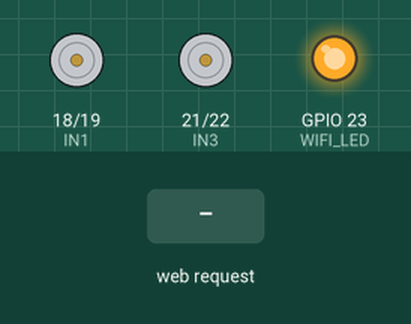
This sketch was run on a simulated ESP32. Shown: motor-driver pin pairs drawn as motors (green arrow = first pin HIGH = forward, orange = second pin HIGH = backward, longer = more drive), output pins drawn as LEDs (lit = HIGH). Inputs (shaded band) come from the test bench. WiFi joins after 1.5 s; servers stay silent unless stated; what the sketch prints to the serial monitor is not drawn.

Above: at 3.2 s.
3.3 s: HTTP request GET /control?action=forward received
At 3.9 s:
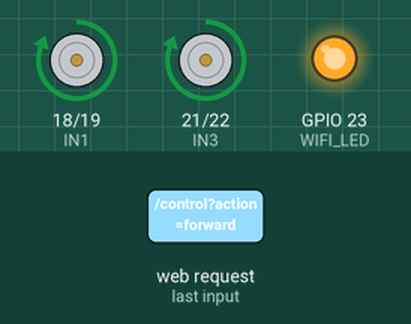
4.8 s: HTTP request GET /control?action=backward received
At 6.0 s:
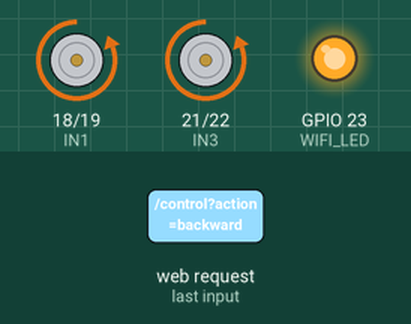
6.3 s: HTTP request GET /control?action=left received
At 7.3 s:
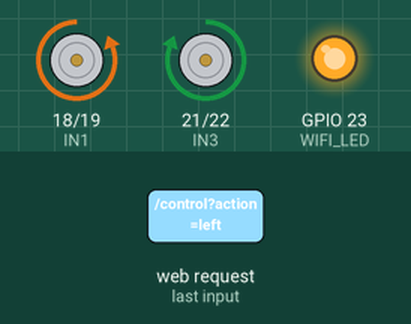
7.8 s: HTTP request GET /control?action=right received
At 8.5 s:
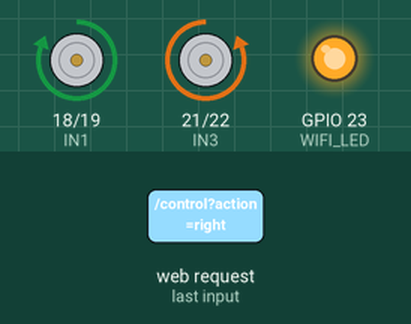
9.3 s: HTTP request GET /control?action=1 received
At 9.6 s:
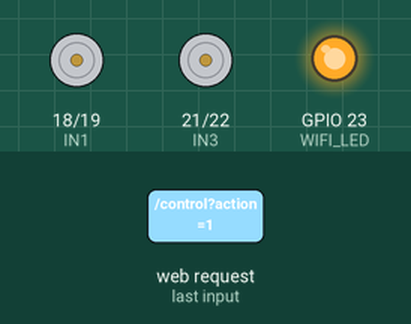
Timing chart, 0 to 11.8 s (numbered marks = the images above; inputs shaded):
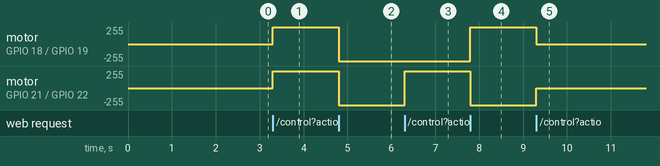

The sketch:

rc_car.ino
```cpp
#include <WiFi.h>
#include <WebServer.h>

#define WIFI_LED 23

// Motors
#define IN1 18
#define IN2 19
#define IN3 21
#define IN4 22

WebServer server(80);
const char* ssid = ""; // enter your ssid of network
const char* password = ""; // enter your password

void controlMotors(const String& action) {
  if (action == "forward") {
    digitalWrite(IN1, HIGH);
    digitalWrite(IN2, LOW);
    digitalWrite(IN3, HIGH);
    digitalWrite(IN4, LOW);
  } else if (action == "backward") {
    digitalWrite(IN1, LOW);
    digitalWrite(IN2, HIGH);
    digitalWrite(IN3, LOW);
    digitalWrite(IN4, HIGH);
  } else if (action == "left") {
    digitalWrite(IN1, LOW);
    digitalWrite(IN2, HIGH);
    digitalWrite(IN3, HIGH);
    digitalWrite(IN4, LOW);
  } else if (action == "right") {
    digitalWrite(IN1, HIGH);
    digitalWrite(IN2, LOW);
    digitalWrite(IN3, LOW);
    digitalWrite(IN4, HIGH);
  } else {
    digitalWrite(IN1, LOW);
    digitalWrite(IN2, LOW);
    digitalWrite(IN3, LOW);
    digitalWrite(IN4, LOW);
  }
}

void handleRoot() {
  server.send(200, "text/html", R"rawliteral(
<!DOCTYPE html>
<html>
<head>
  <title>ESP32 Car Control</title>
  <style>
    body { font-family: Arial, sans-serif; text-align: center; margin-top: 50px; }
    h1 { margin-bottom: 20px; }
    #instructions { font-size: 20px; margin-top: 30px; }
  </style>
</head>
<body>
  <h1>ESP32 Car Control</h1>
  <p id="instructions">Use W, A, S, D keys to control the car</p>
  <script>
    let activeKey = null;

    document.addEventListener('keydown', (event) => {
      if (event.key !== activeKey) {
        activeKey = event.key;
        sendCommand(event.key);
      }
    });

    document.addEventListener('keyup', (event) => {
      if (event.key === activeKey) {
        activeKey = null;
        sendCommand('stop');
      }
    });

    function sendCommand(key) {
      let action;
      switch (key.toLowerCase()) {
        case 'w': action = 'forward'; break;
        case 's': action = 'backward'; break;
        case 'a': action = 'left'; break;
        case 'd': action = 'right'; break;
        default: action = 'stop'; break;
      }
      console.log(action);
      fetch(`/control?action=${action}`).catch(console.error);
    }
  </script>
</body>
</html>
)rawliteral");
}

void handleControl() {
  if (server.hasArg("action")) {
    String action = server.arg("action");
    controlMotors(action);
    server.send(200, "text/plain", "OK");
  } else {
    server.send(400, "text/plain", "Bad Request");
  }
}

void setup() {
  Serial.begin(115200);
  pinMode(WIFI_LED, OUTPUT);
  digitalWrite(WIFI_LED, LOW);

  // Motor pins setup
  pinMode(IN1, OUTPUT);
  pinMode(IN2, OUTPUT);
  pinMode(IN3, OUTPUT);
  pinMode(IN4, OUTPUT);

  // Connect to Wi-Fi
  Serial.println("Connecting to Wi-Fi...");
  WiFi.begin(ssid, password);
  while (WiFi.status() != WL_CONNECTED) {
    delay(1000);
    Serial.print(".");
  }
  digitalWrite(WIFI_LED, HIGH);
  Serial.println("\nConnected to Wi-Fi");
  Serial.print("IP Address: ");
  Serial.println(WiFi.localIP());

  // Set up server routes
  server.on("/", handleRoot);
  server.on("/control", handleControl);

  server.begin();
}

void loop() {
  server.handleClient();
}
```

Measured:
- after the input at 3.3 s, motor on GPIO 18 (IN1) / GPIO 19 (IN2), motor on GPIO 21 (IN3) / GPIO 22 (IN4): stopped → forward 255/255 at once
- after the input at 4.8 s, motor on GPIO 18 (IN1) / GPIO 19 (IN2), motor on GPIO 21 (IN3) / GPIO 22 (IN4): forward 255/255 → backward 255/255 at once
- after the input at 6.3 s, motor on GPIO 21 (IN3) / GPIO 22 (IN4): backward 255/255 → forward 255/255 at once
- after the input at 7.8 s, motor on GPIO 18 (IN1) / GPIO 19 (IN2): backward 255/255 → forward 255/255 at once; motor on GPIO 21 (IN3) / GPIO 22 (IN4): forward 255/255 → backward 255/255 at once
- after the input at 9.3 s, motor on GPIO 18 (IN1) / GPIO 19 (IN2): forward 255/255 → stopped at once; motor on GPIO 21 (IN3) / GPIO 22 (IN4): backward 255/255 → stopped at once
